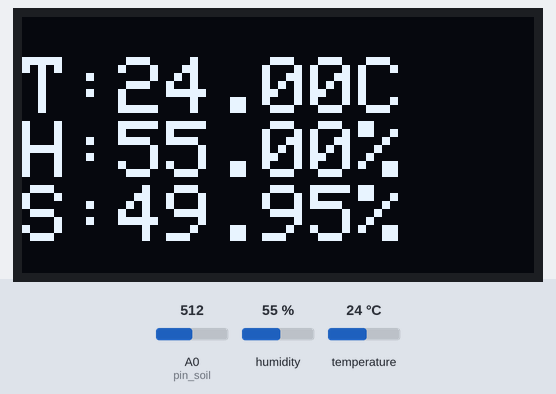
A sketch run on a simulated Arduino Mega 2560, built with avr-gcc and run on an emulated ATmega2560. On the bench: 128×64 one-colour display. The test bench sets the inputs (shaded band); at power-on: humidity 55 %, A0 (pin_soil) = 512, temperature 24 °C.

Above: at 2.7 s.
2.8 s: humidity set to 22 %
At 7.5 s:
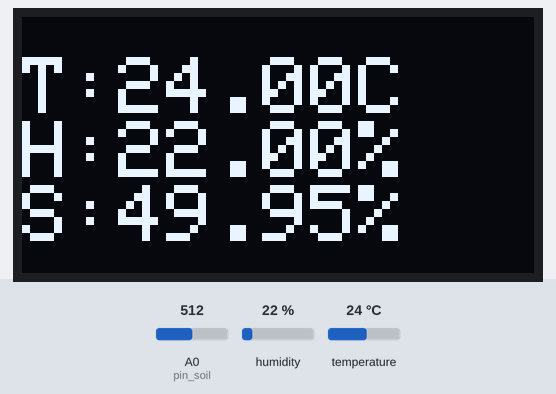
8.6 s: A0 (pin_soil) set to 716
At 12.9 s:
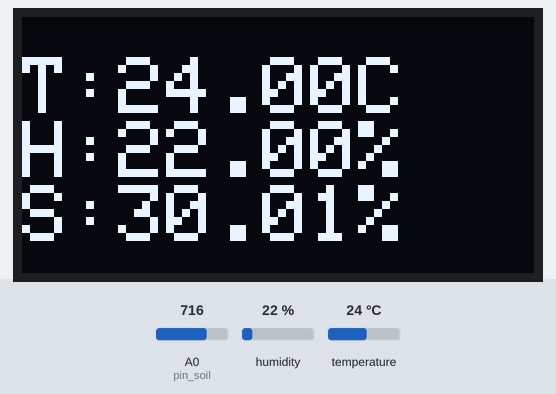
13.6 s: temperature set to 12 °C
At 18.4 s:
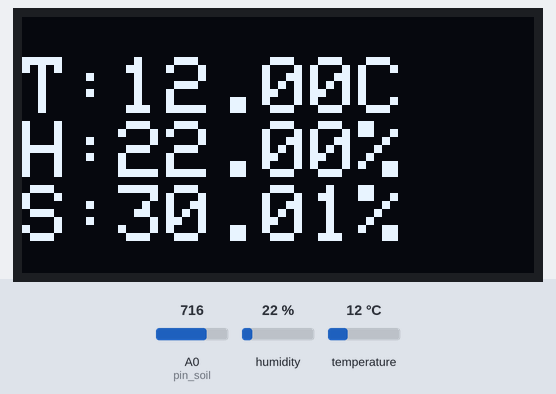
20.1 s: A0 (pin_soil) set to 900
At 22.6 s:
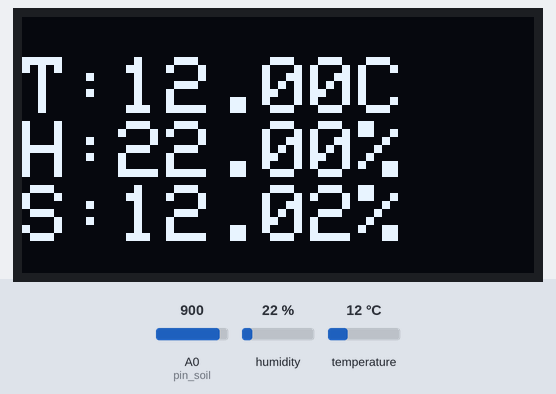
23.6 s: humidity set to 40 %
At 27.9 s:
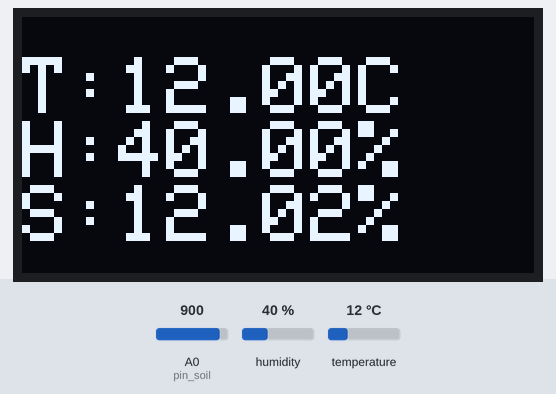
Timing chart, 0 to 29.4 s (numbered marks = the images above; inputs shaded):
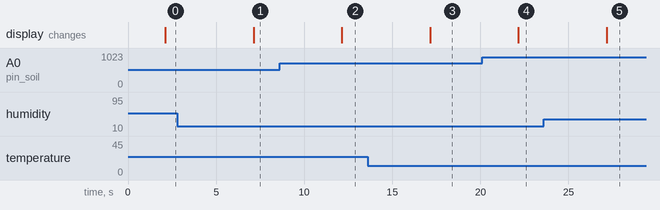

The sketch:

ble-oled-sensors-mega.ino
```cpp
#include <Wire.h>
#include <Adafruit_GFX.h>
#include <Adafruit_SSD1306.h>
#include <SoftwareSerial.h>
#include <DHT11.h>
#include "Timer.h"

#define SCREEN_WIDTH 128
#define SCREEN_HEIGHT 64

//variables
String byteToString = "";
String outputString = "";
String oledMessage = "aaa";
int androidInputValue[3] = {0,0,0}; //led, timer, coolingfan
int androidInputCount = 0;
bool commandActive = false;
float humidity = 0;
float temperature = 0;
float soilmoisture = 0;

//pin
int pin_coolingfan = 6;
int pin_led[3] = {7,8,9};
int pin_soil = A0;
int pin_dht = A2;

//set utils
Timer timer;
DHT11 dht11(pin_dht);
Adafruit_SSD1306 display(SCREEN_WIDTH, SCREEN_HEIGHT, &Wire, -1);

void setup() {
  Serial.begin(9600);
  Serial1.begin(9600);
  if(!display.begin(SSD1306_SWITCHCAPVCC, 0x3C)) {
    Serial.println(F("SSD1306 allocation failed"));
    for(;;);
  }
  drawDisplay("Set up...");
  timer.every(5000,getSensorValue);
}

void loop() {
  timer.update();
  oledMessage = "T:"+(String)temperature+"C\nH:"+(String)humidity+"%\nS:"+(String)soilmoisture+"%";
  drawDisplay(oledMessage);

  while(Serial1.available()) {//안드로이드 앱에서 아두이노로 데이터 전송
    byte data = Serial1.read();//바이트 단위로 읽힘

    //JACKPOT의 J가 들어오면 byteToString 값 초기화
    if(data == 'J'){
      byteToString = "";
    }

    byteToString += char(data); //char로 형변환 안하면 숫자만 저장됨

    //커맨드 들어옴
    if(byteToString == "JACKPOT"){
      Serial.println(byteToString);
      commandActive = true;
      byteToString = "";
      continue;
    }

    //JACKPOT 커맨드 받고 뒤 값 3개 받는 과정
    if(commandActive){
      androidInputValue[androidInputCount] = data - 48;//어차피 숫자라 형변환 필요 없음, 아스키코드 형태라서 -48이나 -'0'해야함
      androidInputCount += 1;
    }

    //값 3개 다 받았으면 출력
    if(androidInputCount == 4){
      androidInputCount = 0;
      commandActive = false;
      for(int i=0; i<4; i++){
        Serial.println(androidInputValue[i]);
      }
    }
  }
}

void getSensorValue(){
  delay(2000);
  soilmoisture = analogRead(pin_soil);
  soilmoisture = ((1023-soilmoisture)/1023)*100;
  dht11.read(humidity, temperature);
}

void drawDisplay(String message){
  display.clearDisplay();
  display.setTextSize(2);
  display.setTextColor(WHITE);
  display.setCursor(0, 10);
  display.print(message);
  display.display();
}
```

Measured:
- after the input at 2.8 s, the display: changes after 4.3 s (image 1)
- after the input at 8.6 s, the display: changes after 3.5 s (image 2)
- after the input at 13.6 s, the display: changes after 3.5 s (image 3)
- after the input at 20.1 s, the display: changes after 2.1 s (image 4)
- after the input at 23.6 s, the display: changes after 3.6 s (image 5)
